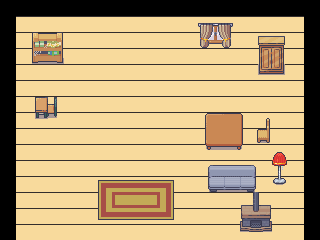

Tiled map render using the project's own tile images. Description and the whole map definition, tile-layer contents included, below:
An orthogonal 20x15 tile map with 16x16 px tiles, 2 tile layers (Floor, interior), 2 tilesets and 1 object (Door).

<map version="1.10" tiledversion="1.12.1" orientation="orthogonal" renderorder="right-down" width="20" height="15" tilewidth="16" tileheight="16" infinite="0" nextlayerid="4" nextobjectid="5">
 <tileset firstgid="1" name="Folding &amp; Cutout Paper UI SpriteSheet" tilewidth="16" tileheight="16" tilecount="75240" columns="285">
  <image source="../images/UI Book/SpriteSheet/Folding &amp; Cutout Paper UI SpriteSheet.png" width="4560" height="4224" />
 </tileset>
 <tileset firstgid="75241" source="Interiors_free_16x16.tsx" />
 <layer id="1" name="Floor" width="20" height="15">
  <data encoding="csv">
0,0,0,0,0,0,0,0,0,0,0,0,0,0,0,0,0,0,0,0,
0,51878,51878,51878,51878,51878,51878,51878,51878,51878,51878,51878,51878,51878,51878,51878,51878,51878,51878,0,
0,51878,51878,51878,51878,51878,51878,51878,51878,51878,51878,51878,51878,51878,51878,51878,51878,51878,51878,0,
0,51878,51878,51878,51878,51878,51878,51878,51878,51878,51878,51878,51878,51878,51878,51878,51878,51878,51878,0,
0,51878,51878,51878,51878,51878,51878,51878,51878,51878,51878,51878,51878,51878,51878,51878,51878,51878,51878,0,
0,51878,51878,51878,51878,51878,51878,51878,51878,51878,51878,51878,51878,51878,51878,51878,51878,51878,51878,0,
0,51878,51878,51878,51878,51878,51878,51878,51878,51878,51878,51878,51878,51878,51878,51878,51878,51878,51878,0,
0,51878,51878,51878,51878,51878,51878,51878,51878,51878,51878,51878,51878,51878,51878,51878,51878,51878,51878,0,
0,51878,51878,51878,51878,51878,51878,51878,51878,51878,51878,51878,51878,51878,51878,51878,51878,51878,51878,0,
0,51878,51878,51878,51878,51878,51878,51878,51878,51878,51878,51878,51878,51878,51878,51878,51878,51878,51878,0,
0,51878,51878,51878,51878,51878,51878,51878,51878,51878,51878,51878,51878,51878,51878,51878,51878,51878,51878,0,
0,51878,51878,51878,51878,51878,51878,51878,51878,51878,51878,51878,51878,51878,51878,51878,51878,51878,51878,0,
0,51878,51878,51878,51878,51878,51878,51878,51878,51878,51878,51878,51878,51878,51878,51878,51878,51878,51878,0,
0,51878,51878,51878,51878,51878,51878,51878,51878,51878,51878,51878,51878,51878,51878,51878,51878,51878,51878,0,
0,51878,51878,51878,51878,51878,51878,51878,51878,51878,51878,51878,51878,51878,51878,51878,51878,51878,51878,0
</data>
 </layer>
 <layer id="3" name="interior" width="20" height="15">
  <data encoding="csv">
0,0,0,0,0,0,0,0,0,0,0,0,0,0,0,0,0,0,0,0,
0,0,0,0,0,0,0,0,0,0,0,0,75629,75630,75631,0,0,0,0,0,
0,0,75502,75503,0,0,0,0,0,0,0,0,75645,75646,75647,0,76016,76017,0,0,
0,0,75518,75519,0,0,0,0,0,0,0,0,0,0,0,0,76032,76033,0,0,
0,0,0,0,0,0,0,0,0,0,0,0,0,0,0,0,76048,76049,0,0,
0,0,0,0,0,0,0,0,0,0,0,0,0,0,0,0,0,0,0,0,
0,0,75854,75855,0,0,0,0,0,0,0,0,0,0,0,0,0,0,0,0,
0,0,75870,75871,0,0,0,0,0,0,0,0,75401,75402,75403,75404,75584,0,0,0,
0,0,0,0,0,0,0,0,0,0,0,0,75417,75418,75419,75420,75600,0,0,0,
0,0,0,0,0,0,0,0,0,0,0,0,75433,75434,75435,75436,0,76102,0,0,
0,0,0,0,0,0,0,0,0,0,0,0,0,76394,76395,76396,0,76118,0,0,
0,0,0,0,0,0,75488,75490,75490,75490,75491,0,0,76410,76411,76412,0,76134,0,0,
0,0,0,0,0,0,75504,75505,75475,75506,75507,0,0,0,0,76549,76550,0,0,0,
0,0,0,0,0,0,75520,75521,75522,75522,75523,0,0,0,0,76565,76566,0,0,0,
0,0,0,0,0,0,0,0,0,0,0,0,0,0,0,76581,76582,0,0,0
</data>
 </layer>
 <objectgroup id="2" name="Exits">
  <object id="4" name="Door" x="110" y="224" width="51.5" height="14.5" />
 </objectgroup>
</map>
